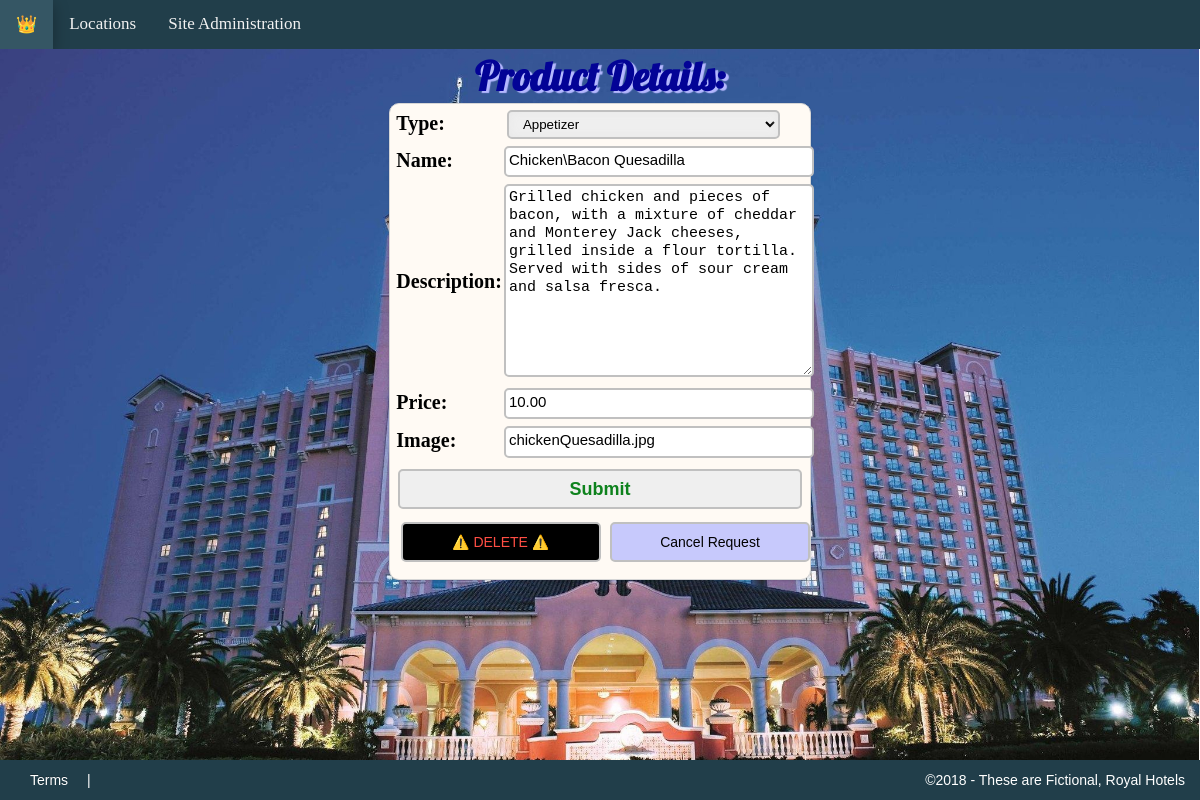
Page /3/details/ on the committed database.
### products/models.py (models this page shows, shortened)
class Product(models.Model):
    type = models.CharField(max_length=100, choices=TYPE_CHOICES)
    name = models.CharField(max_length=100, default="", blank=True, null=False)
    description = models.TextField(max_length=300, default="", blank=True)
    price = models.DecimalField(default=0.00, max_digits=10000, decimal_places=2)
    image = models.CharField(max_length=300, default="", blank=True)
    objects = models.Manager()

### products/views.py (the view)
# urls.py: path('<int:pk>/details/', views.details, name='details'),
def details(request, pk):       # pk stands for primary key.
    pk = int(pk)
    item = get_object_or_404(Product, pk=pk)
    form1 = ProductForm(data=request.POST or None, instance=item)
    if request.method =='POST':
        if form1.is_valid():
            form2 = form1.save(commit=False)
            form2.save()
            return redirect('admin_console')
        else:
            print(form1.errors)
    else:
        return render(request, 'products/food_item.html', {'form': form1})

### products/forms.py
class ProductForm(ModelForm):
    class Meta:
        model = Product
        fields = '__all__'

### products/templates/products/food_item.html (shortened to what this page needs)
{% extends "base.html" %}
{% block header %}Product Details:{% endblock %}
{% block mainContent %}
<div class="admin_panel" style="width: 35%;">
    <form name="productForm" method="POST" action="../details/">
        <table>
            {{ form.as_table }}
        </table>
        <div class="formButton_container">
            <input type="submit">
            <div class="formButton_container" style="margin:0pt 0pt 10pt 5pt;">
                <a href="../{{form.pk}}delete/"><button type="button" class="button1" style="background-color: black; color:#ff4e44; width: 200px;">⚠️ DELETE ⚠️</button></a>
                <a href="{% url 'admin_console' %}"><button type="button" class="button1" style="background-color: #c7c9fc; margin-left: 10pt; width: 200px;">Cancel Request</button></a>
            </div>
        </div>
    </form>
</div>
{% endblock %}

### assets/css/style.css (style rules this page uses)
* { margin: 0; }
html { background-color: lightblue; }
body { position: relative; overflow: hidden; }
html, body { height: 100%; margin: 0; padding: 0; }
.admin_panel { margin: 0 auto; width: 20%; height: 80%; background-color: #fffaf4; border: 1px solid #d6d6d6; box-shadow: 0 1px 2px rgba(0,0,0,0.15); transition: all 0.3s ease-in-out; border-radius: 10px; transition: 0.3s; }
.formButton_container { display: flex; flex-wrap: wrap; align-items: center; width: 100%; }
button { flex-grow: 2; justify-content: center; text-align: center; display: inline-block; width: 120px; margin: 2% 2% 2% 2%; color: black; background-color: white; padding: 10px 0px; text-decoration: none; font-size: 14px; -webkit-transition-duration: 0.4s; transition-duration: 0.4s; cursor: pointer; border: 2px solid silver; border-radius: 5px; }
.button1 { flex-grow: 2; justify-content: center; text-align: center; display: inline-block; width: 120px; margin: 2% 2% 2% 2%; color: black; background-color: white; padding: 10px 0px; text-decoration: none; font-size: 14px; -webkit-transition-duration: 0.4s; transition-duration: 0.4s; cursor: pointer; border: 2px solid silver; border-radius: 5px; }
input[type="submit"] { flex-grow: 1; width: 5%; justify-content: center; text-align: center; display: inline-block; margin: 2% 2% 2% 2%; color: #0e821d; padding: 9px 0px; text-decoration: none; font-size: 18px; font-weight: bold; -webkit-transition-duration: 0.4s; transition-duration: 0.4s; cursor: pointer; border: 2px solid silver; border-radius: 5px; }
select { padding: 4px 10px; width: 90%; display: inline-block; margin: 1% 0% 0 1%; border: 2px solid silver; border-radius: 5px; box-shadow: 0 0 10px #E8E8E8 inset; }
input, textarea { width: 100%; margin: 1% 0 0 0; padding: 1% 0 2% 1%; line-height: 18px; font-size: 15px; border-radius: 5px; border: 2px solid silver; }
label { display: inline-block; width: 95%; text-align: left; margin-left: 1pt; margin-top: 1%; color: black; line-height: 18px; font-size: 20px; }
.bg_img { background-color: lightblue; background-image: url('/static/images/hotel_img3.jpg'); background-size: cover; background-attachment:fixed; background-position: center; position: relative; -webkit-background-size: cover; -moz-background-size: cover; -o-background-size: cover; background-size: cover; }

### rows in the picture
Product: type "Appetizer", name "Chicken\\Bacon Quesadilla", description "Grilled chicken and pieces of bacon, with a mixture of cheddar and Monterey Jack cheeses, grilled inside a flour tortilla. Served with sides of sour cream and salsa fresca.", price "10.00", image "chickenQuesadilla.jpg"
